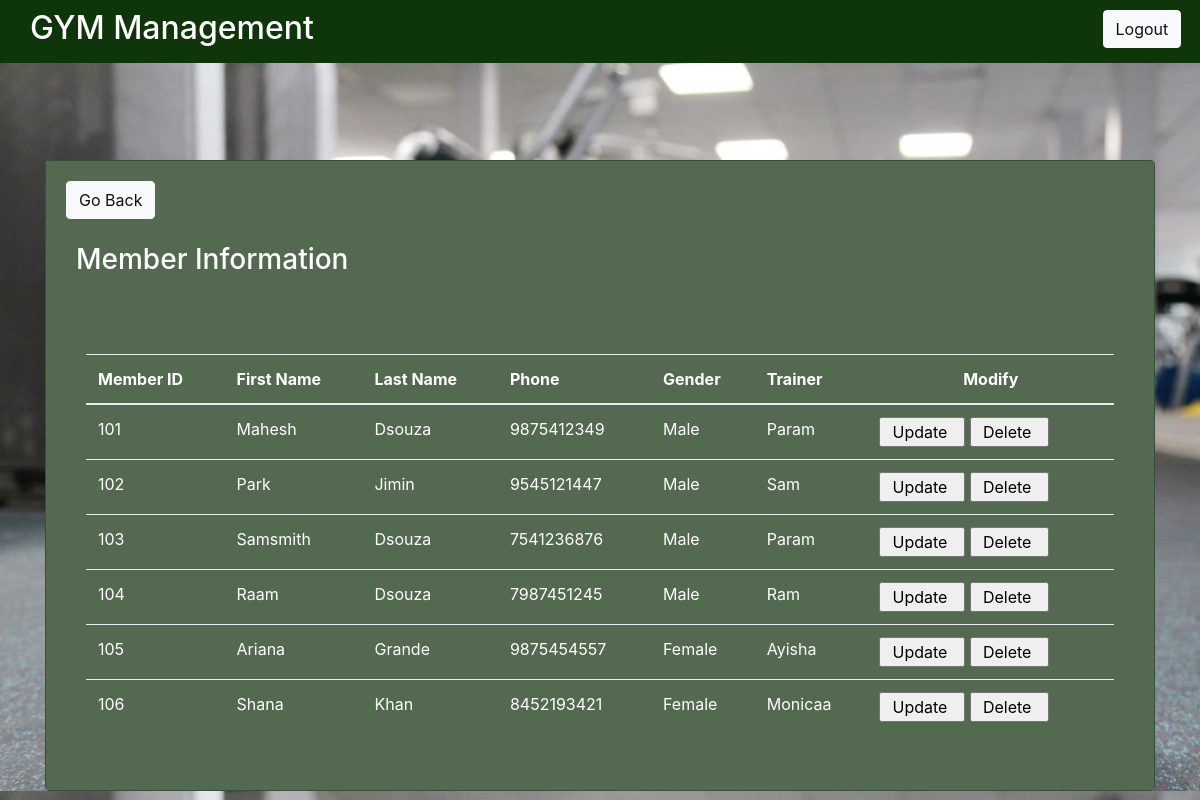
The page /member_details.php on the database its author committed.
### tables this page shows
CREATE TABLE `member` (
  `fname` varchar(40) NOT NULL,
  `lname` varchar(40) NOT NULL,
  `contact` varchar(20) NOT NULL,
  `member_id` int(60) NOT NULL,
  `Gender` varchar(20) NOT NULL,
  `trainer_id` varchar(50) NOT NULL
);

CREATE TABLE `trainer` (
  `Trainer_id` varchar(20) NOT NULL,
  `Name` varchar(40) NOT NULL,
  `Gender` varchar(20) DEFAULT NULL,
  `Email` varchar(50) NOT NULL
);

### func.php (the view, shortened to what this page needs)
<?php
$con=mysqli_connect("localhost","root","","gym-management");
function get_member(){
    global $con;
    $query="select * from member";
    $result=mysqli_query($con,$query);
    while($row=mysqli_fetch_array($result)){
        $Member_id=$row ['member_id'];
        $FName=ucwords($row['fname']);
        $LName=ucwords($row['lname']);
        $phone=$row['contact'];
        $gender=$row['Gender'];
        $trainer_id=$row['trainer_id'];
        $trainerquery = "SELECT Name FROM trainer where Trainer_id = $trainer_id";
        $trainerresult = mysqli_query($con, $trainerquery);
        while($row1 = mysqli_fetch_array($trainerresult)):
        $trainer_name_result = $row1[0];
        endwhile;
        echo"<tr>
        <td>$Member_id</td>
        <td>$FName</td>
        <td>$LName</td>
            <td>$phone</td>
            <td>$gender</td>
            <td>$trainer_name_result</td>
            <td><button><a href='updatemember.php?Member_id=$Member_id' style='color:#000000; margin-right: 5px; padding: 5px;text-decoration:none; '>Update</a></button>
           <button><a href='deletemember.php?Member_id=$Member_id'style='color:#000000; margin-right: 5px; padding: 5px; text-decoration:none;'>Delete</a></button</td>
        </tr>";
    }
}
?>

### rows shown on the page
member: member_id "101", fname "Mahesh", lname "Dsouza", contact "9875412349", Gender "Male", trainer.Name "Param"
member: member_id "102", fname "Park", lname "Jimin", contact "9545121447", Gender "Male", trainer.Name "Sam"
member: member_id "103", fname "Samsmith", lname "Dsouza", contact "7541236876", Gender "Male", trainer.Name "Param"
member: member_id "104", fname "Raam", lname "Dsouza", contact "7987451245", Gender "Male", trainer.Name "Ram"
member: member_id "105", fname "Ariana", lname "Grande", contact "9875454557", Gender "Female", trainer.Name "Ayisha"
member: member_id "106", fname "Shana", lname "Khan", contact "8452193421", Gender "Female", trainer.Name "Monicaa"
